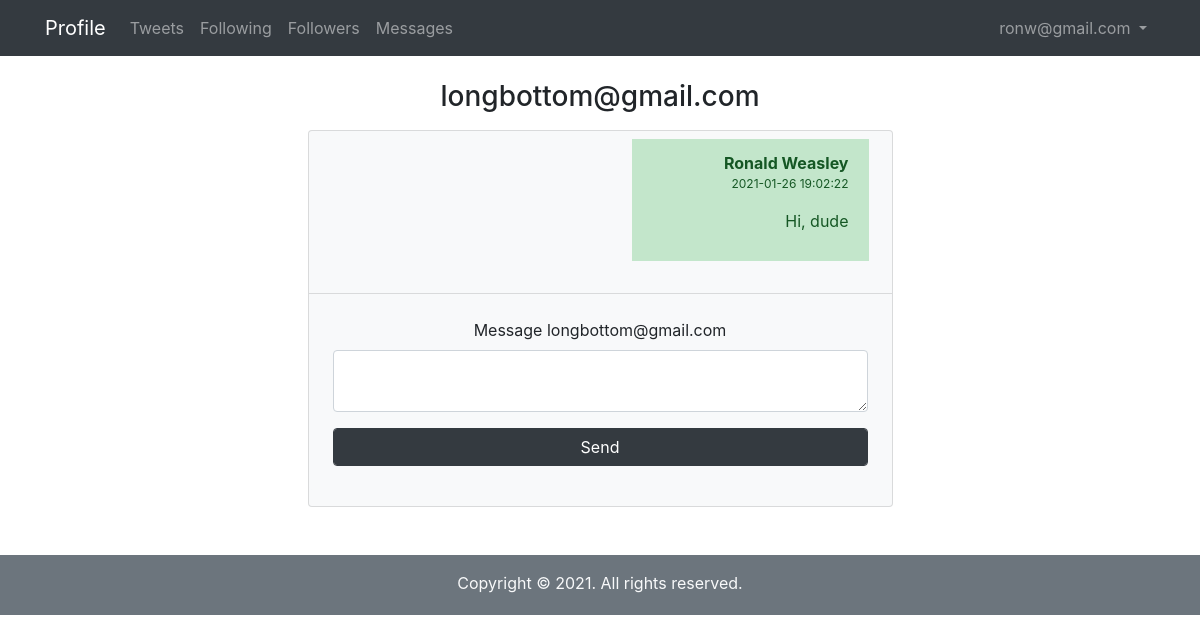
The app's page /dialog.php?id=33 (signed in) with its own data.
### tables this page shows
CREATE TABLE `users` (
  `id` int(11) NOT NULL,
  `email` varchar(255) NOT NULL,
  `password` varchar(255) NOT NULL
);

CREATE TABLE `messages` (
  `id` int(11) NOT NULL,
  `user_id` int(11) NOT NULL,
  `sender_id` int(11) NOT NULL,
  `message_text` text NOT NULL,
  `sent_date` timestamp NOT NULL DEFAULT current_timestamp() ON UPDATE current_timestamp(),
  `user_active` varchar(20) NOT NULL,
  `sender_active` varchar(20) NOT NULL
);

CREATE TABLE `user_data` (
  `id` int(11) NOT NULL,
  `user_id` int(11) NOT NULL,
  `name` varchar(255) NOT NULL,
  `surname` varchar(255) NOT NULL,
  `gender` varchar(255) NOT NULL,
  `country` varchar(255) NOT NULL,
  `city` varchar(255) NOT NULL,
  `avatar` varchar(255) NOT NULL
);

### db.php (called while the page is built, shortened)
<?php
	try{
		$connection = new PDO("mysql:host=localhost;dbname=project_blog", "root", "");
	}catch(PDOException $e){
		echo $e->getMessage();
	}
?>
<?php
	function getUserById($id){
		global $connection;
		try{
			$query = $connection->prepare("SELECT * FROM users WHERE id = :id");
			$query->execute(array("id"=>$id));
			$result = $query->fetch();
			return $result;
		}catch(Exception $e){
			echo $e->getMessage();
		}
		return null;
	}
	function getAllMessages(){
		global $connection;
		try{
			$query = $connection->prepare("
				SELECT m.id, m.user_id, m.sender_id, m.message_text, m.sent_date, us.name, us.surname, us.avatar
				FROM messages m
				INNER JOIN user_data us ON us.user_id = m.sender_id
				ORDER BY m.sent_date ASC
			");
			$query->execute(array());
			return $query->fetchAll();
		}catch(Exception $e){
			echo $e->getMessage();
		}
		return null;
	}
?>

### user.php (called while the page is built, shortened)
<?php
	if(isset($_SESSION['CURRENT_USER'])){
		$CURRENT_USER = $_SESSION['CURRENT_USER'];
	}else{
		define("ONLINE", false);
	}
?>

### dialog.php (the view, shortened to what this page needs)
<?php
	require_once 'db.php';
	require_once 'user.php';
	if(ONLINE){
?>
<!DOCTYPE html>
<html>
<head>
	<link rel="stylesheet" href="https://cdn.jsdelivr.net/npm/bootstrap@4.5.3/dist/css/bootstrap.min.css">
</head>
<body>
	<?php include_once 'navbar.php' ?>
	<div class="row mt-4">
		<div class="offset-3 col-6">
			<?php
				if(isset($_GET['id']) && is_numeric($_GET['id'])){
					$user = getUserById($_GET['id']);
			?>
					<h3 class="text-center mb-3"><?php echo $user['email']; ?></h3>
					<div class="card bg-light">
						<ul class="list-group list-group-flush col-12 pb-4">
						<?php
							$messages = getAllMessages();
							if($messages!=null){
								foreach($messages as $message){
						?>
						<?php
									if($message['user_id']===$_GET['id'] && $message['sender_id'] === $CURRENT_USER['id']){
						?>
								    	<div class="d-flex justify-content-end">
								    		<li class="list-group-item list-group-item-action list-group-item-success col-5 m-2 text-right border-0">
									    		<div>
										    		<b><?php echo $message['name']." ".$message['surname']?></b>
										    		<p style="font-size: 12px; margin-bottom: 7px;"><?php echo $message['sent_date']; ?></p>
										    	<div>
										    		<p><?php echo htmlspecialchars_decode($message['message_text']); ?></p>
										    </li>
										</div>
						<?php
									}
								}
							}else{
						?>
								<h3 class="text-center">NO MESSAGES</h3>
						<?php
							}
						?>
						</ul>
						<form class="bg-light p-4 rounded mb-3 text-center" action="toaddmessage.php" method="post">
							<label>Message <?php echo $user['email']; ?></label>
						   	<div class="form-group">
								<textarea class="form-control" name="message_text"></textarea>
							</div>
							<button type="submit" class="form-control btn btn-dark">Send</button>
						</form>
					</div>
			<?php
				}else{
			?>
					<h1 class="text-center">404 PAGE NOT FOUND</h1>
			<?php
				}
			?>
		</div>
	</div>
	<?php include_once 'footer.php' ?>
</body>
</html>
<?php
	}else{
		header("Location:login.php");
	}
?>

### records on screen
users: email "longbottom@gmail.com"
messages: user_data.name "Ronald", user_data.surname "Weasley", sent_date "2021-01-26 19:02:22", message_text "Hi, dude"

### other values on screen
$CURRENT_USER['email'] "ronw@gmail.com"
Date("Y") "2021"
